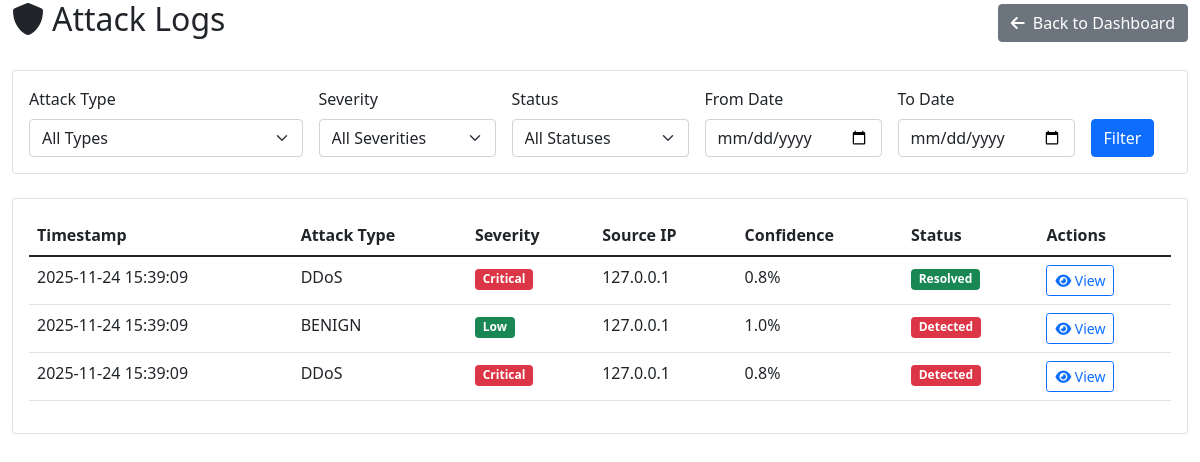
/dashboard/attacks/ (signed in), run on the app's committed database.
### cyberattack/models.py (models this page shows, shortened)
class AttackLog(models.Model):
    ATTACK_TYPES = [
        (0, 'BENIGN'),
        (1, 'DDoS'),
        (2, 'FTP-Patator'),
        (3, 'SSH-Patator'),
        (4, 'DoS Hulk'),
        (5, 'DoS GoldenEye'),
        (6, 'DoS Slowloris'),
        (7, 'DoS Slowhttptest'),
        (8, 'Heartbleed'),
        (9, 'Web Attack – Brute Force'),
        (10, 'Web Attack – XSS'),
        (11, 'Web Attack – SQL Injection'),
        (12, 'Infiltration'),
    ]
    SEVERITY_LEVELS = [
        ('Low', 'Low'),
        ('Medium', 'Medium'),
        ('High', 'High'),
        ('Critical', 'Critical'),
    ]
    STATUS_CHOICES = [
        ('detected', 'Detected'),
        ('investigating', 'Under Investigation'),
        ('resolved', 'Resolved'),
        ('false_positive', 'False Positive'),
    ]
    attack_type = models.IntegerField(choices=ATTACK_TYPES, default=0)
    attack_name = models.CharField(max_length=100)
    severity = models.CharField(max_length=20, choices=SEVERITY_LEVELS, default='Medium')
    confidence_score = models.FloatField(default=0.0)
    destination_port = models.FloatField()
    flow_iat_min = models.FloatField()
    init_win_bytes_forward = models.FloatField()
    flow_duration = models.FloatField()
    total_length_of_fwd_packets = models.FloatField()
    init_win_bytes_backward = models.FloatField()
    flow_bytes_s = models.FloatField()
    fwd_iat_min = models.FloatField()
    bwd_packets_s = models.FloatField()
    fwd_packet_length_max = models.FloatField()
    bwd_iat_total = models.FloatField()
    fin_flag_count = models.FloatField()
    flow_packets_s = models.FloatField()
    source_ip = models.GenericIPAddressField(null=True, blank=True)
    user_agent = models.TextField(null=True, blank=True)
    request_path = models.CharField(max_length=500, null=True, blank=True)
    timestamp = models.DateTimeField(default=django_timezone.now)
    scenario_name = models.CharField(max_length=200, default='Unknown')
    status = models.CharField(max_length=20, choices=STATUS_CHOICES, default='detected')
    investigated_by = models.ForeignKey(User, on_delete=models.SET_NULL, null=True, blank=True)
    investigation_notes = models.TextField(blank=True)
    resolved_at = models.DateTimeField(null=True, blank=True)
    class Meta:
        ordering = ['-timestamp']
        indexes = [
            models.Index(fields=['timestamp']),
            models.Index(fields=['attack_type']),
            models.Index(fields=['severity']),
            models.Index(fields=['status']),
        ]

### cyberattack/admin_views.py (the view)
# urls.py: path('dashboard/attacks/', admin_views.attack_logs, name='attack_logs'),
@login_required
@user_passes_test(is_admin)
def attack_logs(request):
    logs = AttackLog.objects.all().order_by('-timestamp')
    attack_type = request.GET.get('attack_type')
    severity = request.GET.get('severity')
    status = request.GET.get('status')
    date_from = request.GET.get('date_from')
    date_to = request.GET.get('date_to')
    if attack_type:
        logs = logs.filter(attack_type=attack_type)
    if severity:
        logs = logs.filter(severity=severity)
    if status:
        logs = logs.filter(status=status)
    if date_from:
        logs = logs.filter(timestamp__gte=date_from)
    if date_to:
        logs = logs.filter(timestamp__lte=date_to)
    paginator = Paginator(logs, 25)
    page_number = request.GET.get('page')
    page_obj = paginator.get_page(page_number)
    attack_types = AttackLog.ATTACK_TYPES
    severities = AttackLog.SEVERITY_LEVELS
    statuses = AttackLog.STATUS_CHOICES
    context = {
        'page_obj': page_obj,
        'attack_types': attack_types,
        'severities': severities,
        'statuses': statuses,
        'current_filters': {
            'attack_type': attack_type,
            'severity': severity,
            'status': status,
            'date_from': date_from,
            'date_to': date_to,
        }
    }
    return render(request, 'cyberattack/attack_logs.html', context)

### cyberattack/admin_views.py (called while the page is built)
def is_admin(user):
    return user.is_staff or user.is_superuser

### cyberattack/models.py (called while the page is built)
    @classmethod
    def get_status(cls):
        maintenance, created = cls.objects.get_or_create(pk=1)
        return maintenance

### cyberattack/templates/cyberattack/attack_logs.html (shortened to what this page needs)
<!DOCTYPE html>
<html>
<head>
    <link href="https://cdn.jsdelivr.net/npm/bootstrap@5.1.3/dist/css/bootstrap.min.css" rel="stylesheet">
    <link href="https://cdnjs.cloudflare.com/ajax/libs/font-awesome/6.0.0/css/all.min.css" rel="stylesheet">
</head>
<body>
    <div class="container-fluid">
        <div class="row">
            <div class="col-12">
                <div class="d-flex justify-content-between align-items-center mb-4">
                    <h2><i class="fas fa-shield-alt me-2"></i>Attack Logs</h2>
                    <a href="{% url 'admin_dashboard' %}" class="btn btn-secondary">
                        <i class="fas fa-arrow-left me-2"></i>Back to Dashboard
                    </a>
                </div>
                <div class="card mb-4">
                    <div class="card-body">
                        <form method="get" class="row g-3">
                            <div class="col-md-3">
                                <label class="form-label">Attack Type</label>
                                <select name="attack_type" class="form-select">
                                    <option value="">All Types</option>
                                </select>
                            </div>
                            <div class="col-md-2">
                                <label class="form-label">Severity</label>
                                <select name="severity" class="form-select">
                                    <option value="">All Severities</option>
                                </select>
                            </div>
                            <div class="col-md-2">
                                <label class="form-label">Status</label>
                                <select name="status" class="form-select">
                                    <option value="">All Statuses</option>
                                </select>
                            </div>
                            <div class="col-md-2">
                                <label class="form-label">From Date</label>
                                <input type="date" name="date_from" class="form-control" value="{{ current_filters.date_from }}">
                            </div>
                            <div class="col-md-2">
                                <label class="form-label">To Date</label>
                                <input type="date" name="date_to" class="form-control" value="{{ current_filters.date_to }}">
                            </div>
                            <div class="col-md-1">
                                <label class="form-label">&nbsp;</label>
                                <button type="submit" class="btn btn-primary d-block">Filter</button>
                            </div>
                        </form>
                    </div>
                </div>
                <div class="card">
                    <div class="card-body">
                        {% if page_obj %}
                            <div class="table-responsive">
                                <table class="table table-hover">
                                    <thead>
                                        <tr>
                                            <th>Timestamp</th>
                                            <th>Attack Type</th>
                                            <th>Severity</th>
                                            <th>Source IP</th>
                                            <th>Confidence</th>
                                            <th>Status</th>
                                            <th>Actions</th>
                                        </tr>
                                    </thead>
                                    <tbody>
                                        {% for attack in page_obj %}
                                        <tr>
                                            <td>{{ attack.timestamp|date:"Y-m-d H:i:s" }}</td>
                                            <td>{{ attack.attack_name }}</td>
                                            <td>
                                                <span class="badge bg-{% if attack.severity == 'Critical' %}danger{% elif attack.severity == 'High' %}warning{% elif attack.severity == 'Medium' %}info{% else %}success{% endif %}">
                                                    {{ attack.severity }}
                                                </span>
                                            </td>
                                            <td>{{ attack.source_ip|default:"Unknown" }}</td>
                                            <td>{{ attack.confidence_score|floatformat:1 }}%</td>
                                            <td>
                                                <span class="badge bg-{% if attack.status == 'resolved' %}success{% elif attack.status == 'investigating' %}warning{% elif attack.status == 'false_positive' %}secondary{% else %}danger{% endif %}">
                                                    {{ attack.get_status_display }}
                                                </span>
                                            </td>
                                            <td>
                                                <a href="{% url 'attack_detail' attack.id %}" class="btn btn-sm btn-outline-primary">
                                                    <i class="fas fa-eye"></i> View
                                                </a>
                                            </td>
                                        </tr>
                                        {% endfor %}
                                    </tbody>
                                </table>
                            </div>
                        {% else %}
                            <div class="text-center py-5">
                                <i class="fas fa-shield-alt fa-3x text-muted mb-3"></i>
                                <h5 class="text-muted">No attack logs found</h5>
                                <p class="text-muted">Try adjusting your filters or check back later.</p>
                            </div>
                        {% endif %}
                    </div>
                </div>
            </div>
        </div>
    </div>
</body>
</html>

### data on the page
AttackLog: timestamp "2025-11-24 15:39:09", attack_name "DDoS", severity "Critical", source_ip "127.0.0.1", confidence_score "0.8", status "Resolved"
AttackLog: timestamp "2025-11-24 15:39:09", attack_name "BENIGN", severity "Low", source_ip "127.0.0.1", confidence_score "1.0", status "Detected"
AttackLog: timestamp "2025-11-24 15:39:09", attack_name "DDoS", severity "Critical", source_ip "127.0.0.1", confidence_score "0.8", status "Detected"
